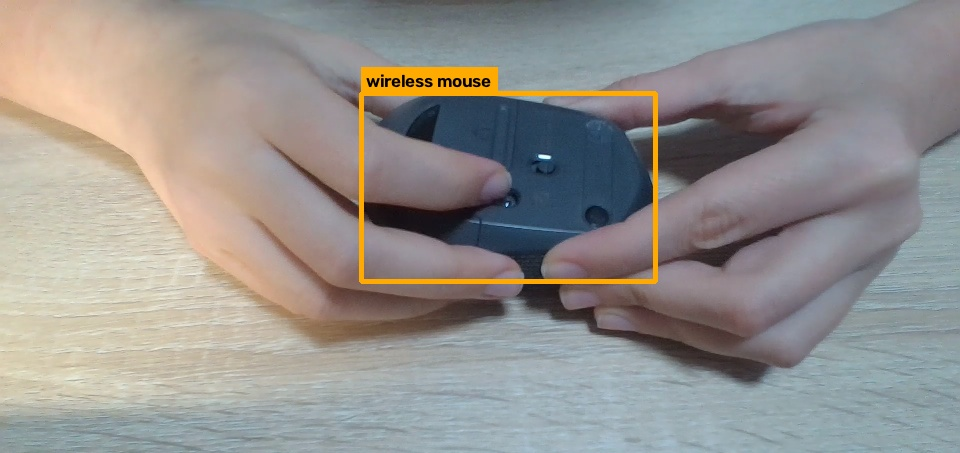
#> input picture data/output/mouse-battery-change/images/step_01.jpg, 960 x 453 px
$ python -i motion.py   (imports and definitions only)
#> lines starting #> are read from the running program, lines starting #| are printed output that depends on the picture
import cv2, glob, os, sys
import numpy as np
import matplotlib.pyplot as plt
import paths

def load_frames(name):
    files = sorted(glob.glob(f"{paths.frames_dir(name)}/frame_*.jpg"))
    times = [float(os.path.basename(p)[6:-4]) for p in files]
    return list(zip(times, files))

def motion_scores(frames):
    scores, prev = [], None
    for _, p in frames:
        g = cv2.GaussianBlur(cv2.cvtColor(cv2.imread(p), cv2.COLOR_BGR2GRAY), (21, 21), 0)
        scores.append(0.0 if prev is None else float(np.mean(cv2.absdiff(g, prev))))
        prev = g
    return np.array(scores)

def split_steps(times, scores, still_ratio=0.35, min_pause_s=1.0, min_step_s=2.0):
    """Active stretches separated by pauses become steps."""
    smooth = np.convolve(scores, np.ones(3) / 3, mode="same")
    threshold = still_ratio * np.percentile(smooth, 90)
    active = smooth > threshold

    steps, start, still_since = [], None, None
    for t, a in zip(times, active):
        if a:
            if start is None:
                start = t
            still_since = None
        elif start is not None:
            still_since = still_since if still_since is not None else t
            if t - still_since >= min_pause_s:
                if still_since - start >= min_step_s:
                    steps.append((start, still_since))
                start, still_since = None, None
    if start is not None and times[-1] - start >= min_step_s:
        steps.append((start, times[-1]))
    return steps, threshold, smooth

# [20 lines not run here, left out]

>>> import cv2
>>> picture = cv2.imread('../data/output/mouse-battery-change/images/step_01.jpg', cv2.IMREAD_GRAYSCALE)
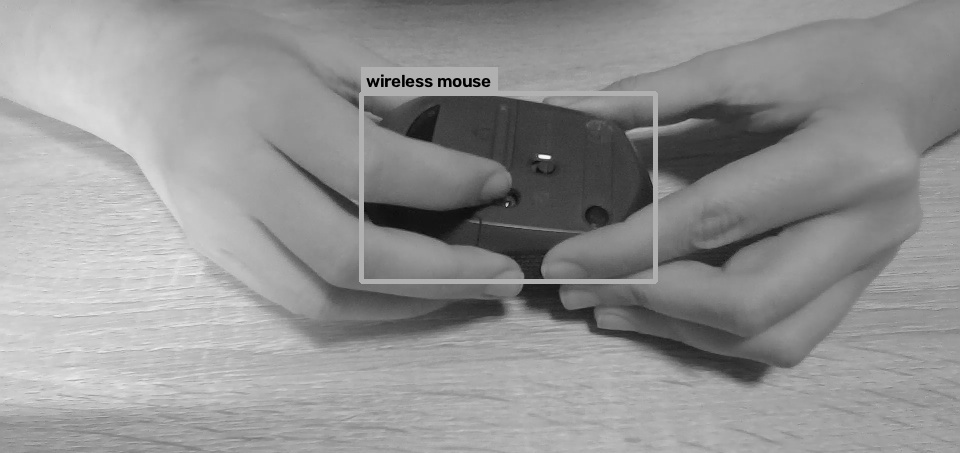
#> picture: shape (453, 960); min 0, max 248, mean 146.4
#> (the run stopped early here; a loop or call above may not have finished)

$ run again, on data/output/mouse/images/step_02.jpg
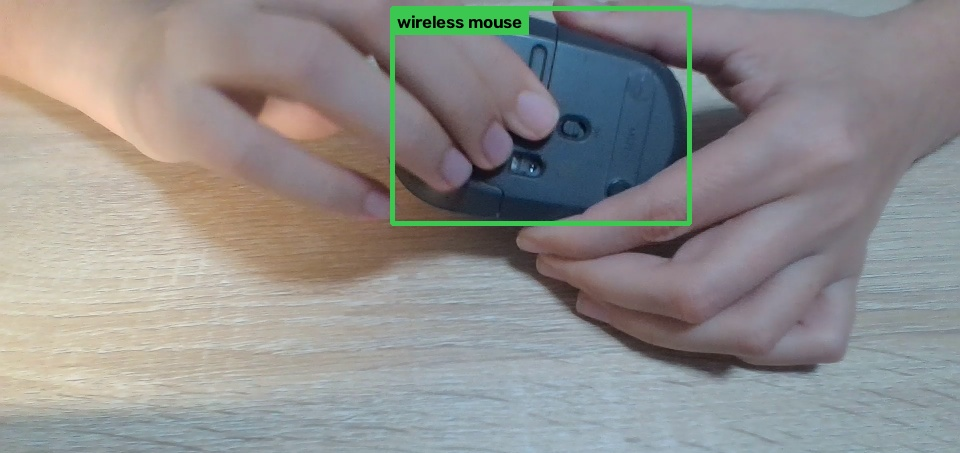
#> input picture data/output/mouse/images/step_02.jpg, 960 x 453 px
#> `picture = cv2.imread('../data/output/mouse-battery-change/images/step_..`:
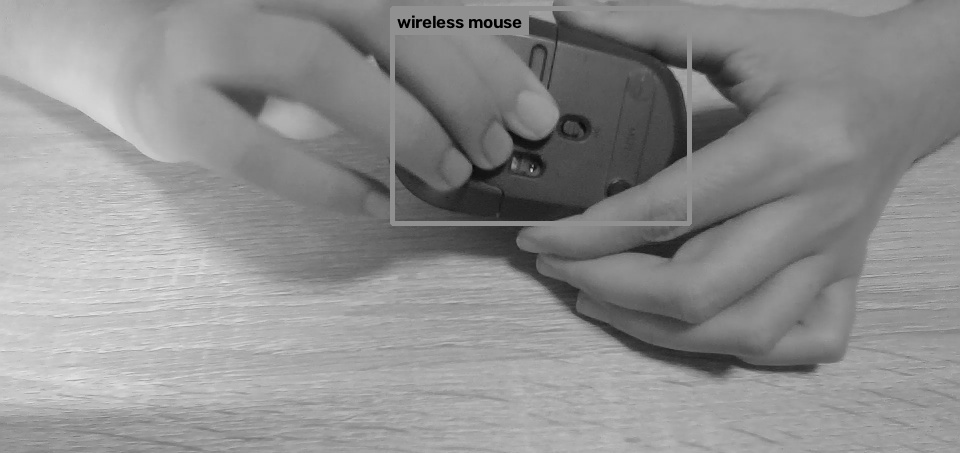
#> picture: shape (453, 960); min 0, max 234, mean 142.7

$ run again, on data/output/mouse/images/step_03.jpg
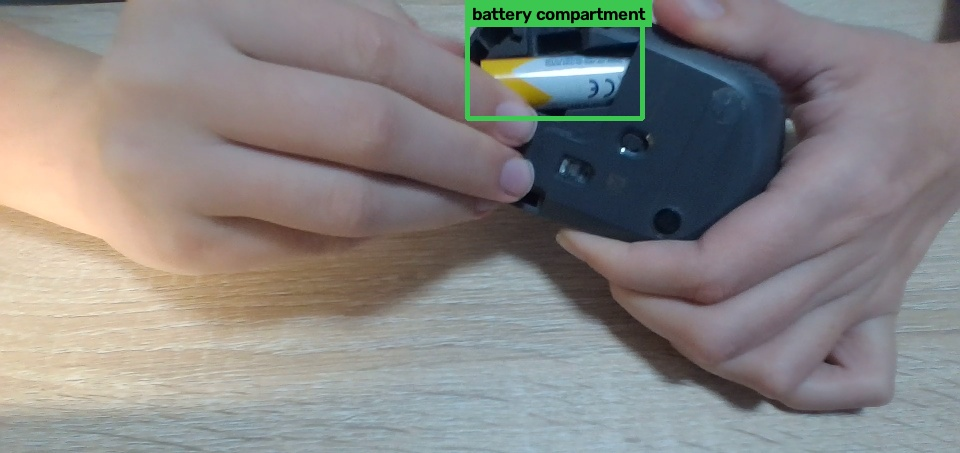
#> input picture data/output/mouse/images/step_03.jpg, 960 x 453 px
#> `picture = cv2.imread('../data/output/mouse-battery-change/images/step_..`:
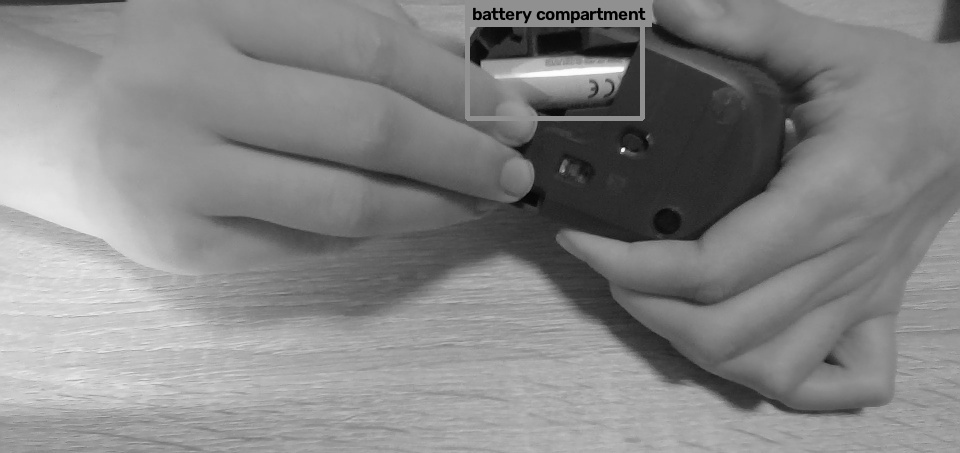
#> picture: shape (453, 960); min 0, max 255, mean 133.1
